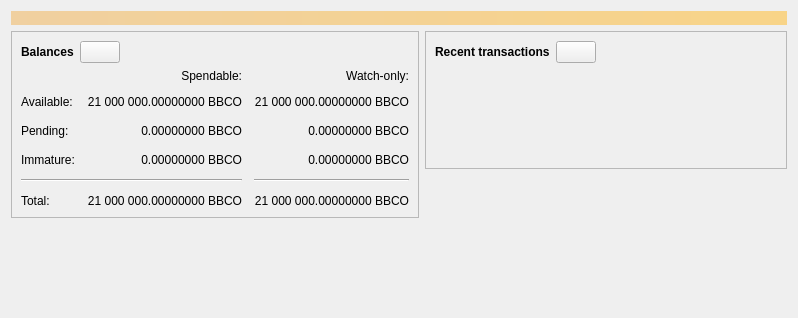
<?xml version="1.0" encoding="UTF-8"?>
<ui version="4.0">
 <class>OverviewPage</class>
 <widget class="QWidget" name="OverviewPage">
  <property name="geometry">
   <rect>
    <x>0</x>
    <y>0</y>
    <width>798</width>
    <height>318</height>
   </rect>
  </property>
  <property name="windowTitle">
   <string>Form</string>
  </property>
  <layout class="QVBoxLayout" name="topLayout">
   <item>
    <widget class="QLabel" name="labelAlerts">
     <property name="visible">
      <bool>false</bool>
     </property>
     <property name="styleSheet">
      <string notr="true">QLabel { background-color: qlineargradient(x1: 0, y1: 0, x2: 1, y2: 0, stop:0 #F0D0A0, stop:1 #F8D488); color:#000000; }</string>
     </property>
     <property name="wordWrap">
      <bool>true</bool>
     </property>
     <property name="margin">
      <number>3</number>
     </property>
     <property name="textInteractionFlags">
      <set>Qt::TextSelectableByMouse</set>
     </property>
    </widget>
   </item>
   <item>
    <layout class="QHBoxLayout" name="horizontalLayout" stretch="1,1">
     <item>
      <layout class="QVBoxLayout" name="verticalLayout_2">
       <item>
        <widget class="QFrame" name="frame">
         <property name="frameShape">
          <enum>QFrame::StyledPanel</enum>
         </property>
         <property name="frameShadow">
          <enum>QFrame::Raised</enum>
         </property>
         <layout class="QVBoxLayout" name="verticalLayout_4">
          <item>
           <layout class="QHBoxLayout" name="horizontalLayout_4">
            <item>
             <widget class="QLabel" name="label_5">
              <property name="font">
               <font>
                <weight>75</weight>
                <bold>true</bold>
               </font>
              </property>
              <property name="text">
               <string>Balances</string>
              </property>
             </widget>
            </item>
            <item>
             <widget class="QPushButton" name="labelWalletStatus">
              <property name="enabled">
               <bool>true</bool>
              </property>
              <property name="maximumSize">
               <size>
                <width>45</width>
                <height>16777215</height>
               </size>
              </property>
              <property name="toolTip">
               <string>The displayed information may be out of date. Your wallet automatically synchronizes with the Bitcoin network after a connection is established, but this process has not completed yet.</string>
              </property>
              <property name="text">
               <string/>
              </property>
              <property name="icon">
               <iconset resource="../bbcoin.qrc">
                <normaloff>:/icons/warning</normaloff>
                <disabledoff>:/icons/warning</disabledoff>:/icons/warning</iconset>
              </property>
              <property name="iconSize">
               <size>
                <width>24</width>
                <height>24</height>
               </size>
              </property>
             </widget>
            </item>
            <item>
             <spacer name="horizontalSpacer_3">
              <property name="orientation">
               <enum>Qt::Horizontal</enum>
              </property>
              <property name="sizeHint" stdset="0">
               <size>
                <width>40</width>
                <height>20</height>
               </size>
              </property>
             </spacer>
            </item>
           </layout>
          </item>
          <item>
           <layout class="QGridLayout" name="gridLayout">
            <property name="spacing">
             <number>12</number>
            </property>
            <item row="2" column="2">
             <widget class="QLabel" name="labelWatchPending">
              <property name="cursor">
               <cursorShape>IBeamCursor</cursorShape>
              </property>
              <property name="toolTip">
               <string>Unconfirmed transactions to watch-only addresses</string>
              </property>
              <property name="text">
               <string notr="true">0.00000000 BBCO</string>
              </property>
              <property name="alignment">
               <set>Qt::AlignRight|Qt::AlignTrailing|Qt::AlignVCenter</set>
              </property>
              <property name="textInteractionFlags">
               <set>Qt::LinksAccessibleByMouse|Qt::TextSelectableByKeyboard|Qt::TextSelectableByMouse</set>
              </property>
             </widget>
            </item>
            <item row="2" column="1">
             <widget class="QLabel" name="labelUnconfirmed">
              <property name="cursor">
               <cursorShape>IBeamCursor</cursorShape>
              </property>
              <property name="toolTip">
               <string>Total of transactions that have yet to be confirmed, and do not yet count toward the spendable balance</string>
              </property>
              <property name="text">
               <string notr="true">0.00000000 BBCO</string>
              </property>
              <property name="alignment">
               <set>Qt::AlignRight|Qt::AlignTrailing|Qt::AlignVCenter</set>
              </property>
              <property name="textInteractionFlags">
               <set>Qt::LinksAccessibleByMouse|Qt::TextSelectableByKeyboard|Qt::TextSelectableByMouse</set>
              </property>
             </widget>
            </item>
            <item row="3" column="2">
             <widget class="QLabel" name="labelWatchImmature">
              <property name="cursor">
               <cursorShape>IBeamCursor</cursorShape>
              </property>
              <property name="toolTip">
               <string>Mined balance in watch-only addresses that has not yet matured</string>
              </property>
              <property name="text">
               <string notr="true">0.00000000 BBCO</string>
              </property>
              <property name="alignment">
               <set>Qt::AlignRight|Qt::AlignTrailing|Qt::AlignVCenter</set>
              </property>
              <property name="textInteractionFlags">
               <set>Qt::LinksAccessibleByMouse|Qt::TextSelectableByKeyboard|Qt::TextSelectableByMouse</set>
              </property>
             </widget>
            </item>
            <item row="4" column="0" colspan="2">
             <widget class="Line" name="line">
              <property name="orientation">
               <enum>Qt::Horizontal</enum>
              </property>
             </widget>
            </item>
            <item row="4" column="2">
             <widget class="Line" name="lineWatchBalance">
              <property name="sizePolicy">
               <sizepolicy hsizetype="Preferred" vsizetype="Fixed">
                <horstretch>0</horstretch>
                <verstretch>0</verstretch>
               </sizepolicy>
              </property>
              <property name="minimumSize">
               <size>
                <width>140</width>
                <height>0</height>
               </size>
              </property>
              <property name="orientation">
               <enum>Qt::Horizontal</enum>
              </property>
             </widget>
            </item>
            <item row="5" column="0">
             <widget class="QLabel" name="labelTotalText">
              <property name="text">
               <string>Total:</string>
              </property>
             </widget>
            </item>
            <item row="3" column="1">
             <widget class="QLabel" name="labelImmature">
              <property name="cursor">
               <cursorShape>IBeamCursor</cursorShape>
              </property>
              <property name="toolTip">
               <string>Mined balance that has not yet matured</string>
              </property>
              <property name="text">
               <string notr="true">0.00000000 BBCO</string>
              </property>
              <property name="alignment">
               <set>Qt::AlignRight|Qt::AlignTrailing|Qt::AlignVCenter</set>
              </property>
              <property name="textInteractionFlags">
               <set>Qt::LinksAccessibleByMouse|Qt::TextSelectableByKeyboard|Qt::TextSelectableByMouse</set>
              </property>
             </widget>
            </item>
            <item row="2" column="3">
             <spacer name="horizontalSpacer_2">
              <property name="orientation">
               <enum>Qt::Horizontal</enum>
              </property>
              <property name="sizeHint" stdset="0">
               <size>
                <width>40</width>
                <height>20</height>
               </size>
              </property>
             </spacer>
            </item>
            <item row="3" column="0">
             <widget class="QLabel" name="labelImmatureText">
              <property name="text">
               <string>Immature:</string>
              </property>
             </widget>
            </item>
            <item row="5" column="1">
             <widget class="QLabel" name="labelTotal">
              <property name="cursor">
               <cursorShape>IBeamCursor</cursorShape>
              </property>
              <property name="toolTip">
               <string>Your current total balance</string>
              </property>
              <property name="text">
               <string notr="true">21 000 000.00000000 BBCO</string>
              </property>
              <property name="alignment">
               <set>Qt::AlignRight|Qt::AlignTrailing|Qt::AlignVCenter</set>
              </property>
              <property name="textInteractionFlags">
               <set>Qt::LinksAccessibleByMouse|Qt::TextSelectableByKeyboard|Qt::TextSelectableByMouse</set>
              </property>
             </widget>
            </item>
            <item row="5" column="2">
             <widget class="QLabel" name="labelWatchTotal">
              <property name="cursor">
               <cursorShape>IBeamCursor</cursorShape>
              </property>
              <property name="toolTip">
               <string>Current total balance in watch-only addresses</string>
              </property>
              <property name="text">
               <string notr="true">21 000 000.00000000 BBCO</string>
              </property>
              <property name="alignment">
               <set>Qt::AlignRight|Qt::AlignTrailing|Qt::AlignVCenter</set>
              </property>
              <property name="textInteractionFlags">
               <set>Qt::LinksAccessibleByMouse|Qt::TextSelectableByKeyboard|Qt::TextSelectableByMouse</set>
              </property>
             </widget>
            </item>
            <item row="0" column="2">
             <widget class="QLabel" name="labelWatchonly">
              <property name="text">
               <string>Watch-only:</string>
              </property>
              <property name="alignment">
               <set>Qt::AlignRight|Qt::AlignTrailing|Qt::AlignVCenter</set>
              </property>
             </widget>
            </item>
            <item row="1" column="0">
             <widget class="QLabel" name="labelBalanceText">
              <property name="text">
               <string>Available:</string>
              </property>
             </widget>
            </item>
            <item row="1" column="1">
             <widget class="QLabel" name="labelBalance">
              <property name="cursor">
               <cursorShape>IBeamCursor</cursorShape>
              </property>
              <property name="toolTip">
               <string>Your current spendable balance</string>
              </property>
              <property name="text">
               <string notr="true">21 000 000.00000000 BBCO</string>
              </property>
              <property name="alignment">
               <set>Qt::AlignRight|Qt::AlignTrailing|Qt::AlignVCenter</set>
              </property>
              <property name="textInteractionFlags">
               <set>Qt::LinksAccessibleByMouse|Qt::TextSelectableByKeyboard|Qt::TextSelectableByMouse</set>
              </property>
             </widget>
            </item>
            <item row="1" column="2">
             <widget class="QLabel" name="labelWatchAvailable">
              <property name="cursor">
               <cursorShape>IBeamCursor</cursorShape>
              </property>
              <property name="toolTip">
               <string>Your current balance in watch-only addresses</string>
              </property>
              <property name="text">
               <string notr="true">21 000 000.00000000 BBCO</string>
              </property>
              <property name="alignment">
               <set>Qt::AlignRight|Qt::AlignTrailing|Qt::AlignVCenter</set>
              </property>
              <property name="textInteractionFlags">
               <set>Qt::LinksAccessibleByMouse|Qt::TextSelectableByKeyboard|Qt::TextSelectableByMouse</set>
              </property>
             </widget>
            </item>
            <item row="2" column="0">
             <widget class="QLabel" name="labelPendingText">
              <property name="text">
               <string>Pending:</string>
              </property>
             </widget>
            </item>
            <item row="0" column="1">
             <widget class="QLabel" name="labelSpendable">
              <property name="text">
               <string>Spendable:</string>
              </property>
              <property name="alignment">
               <set>Qt::AlignRight|Qt::AlignTrailing|Qt::AlignVCenter</set>
              </property>
             </widget>
            </item>
           </layout>
          </item>
         </layout>
        </widget>
       </item>
       <item>
        <spacer name="verticalSpacer">
         <property name="orientation">
          <enum>Qt::Vertical</enum>
         </property>
         <property name="sizeHint" stdset="0">
          <size>
           <width>20</width>
           <height>40</height>
          </size>
         </property>
        </spacer>
       </item>
      </layout>
     </item>
     <item>
      <layout class="QVBoxLayout" name="verticalLayout_3">
       <item>
        <widget class="QFrame" name="frame_2">
         <property name="frameShape">
          <enum>QFrame::StyledPanel</enum>
         </property>
         <property name="frameShadow">
          <enum>QFrame::Raised</enum>
         </property>
         <layout class="QVBoxLayout" name="verticalLayout">
          <item>
           <layout class="QHBoxLayout" name="horizontalLayout_2">
            <item>
             <widget class="QLabel" name="label_4">
              <property name="font">
               <font>
                <weight>75</weight>
                <bold>true</bold>
               </font>
              </property>
              <property name="text">
               <string>Recent transactions</string>
              </property>
             </widget>
            </item>
            <item>
             <widget class="QPushButton" name="labelTransactionsStatus">
              <property name="enabled">
               <bool>true</bool>
              </property>
              <property name="maximumSize">
               <size>
                <width>45</width>
                <height>16777215</height>
               </size>
              </property>
              <property name="toolTip">
               <string>The displayed information may be out of date. Your wallet automatically synchronizes with the Bitcoin network after a connection is established, but this process has not completed yet.</string>
              </property>
              <property name="text">
               <string/>
              </property>
              <property name="icon">
               <iconset resource="../bbcoin.qrc">
                <normaloff>:/icons/warning</normaloff>
                <disabledoff>:/icons/warning</disabledoff>:/icons/warning</iconset>
              </property>
              <property name="iconSize">
               <size>
                <width>24</width>
                <height>24</height>
               </size>
              </property>
             </widget>
            </item>
            <item>
             <spacer name="horizontalSpacer">
              <property name="orientation">
               <enum>Qt::Horizontal</enum>
              </property>
              <property name="sizeHint" stdset="0">
               <size>
                <width>40</width>
                <height>20</height>
               </size>
              </property>
             </spacer>
            </item>
           </layout>
          </item>
          <item>
           <widget class="TransactionOverviewWidget" name="listTransactions">
            <property name="styleSheet">
             <string notr="true">QListView { background: transparent; }</string>
            </property>
            <property name="frameShape">
             <enum>QFrame::NoFrame</enum>
            </property>
            <property name="verticalScrollBarPolicy">
             <enum>Qt::ScrollBarAlwaysOff</enum>
            </property>
            <property name="horizontalScrollBarPolicy">
             <enum>Qt::ScrollBarAlwaysOff</enum>
            </property>
            <property name="sizeAdjustPolicy">
             <enum>QAbstractScrollArea::AdjustToContents</enum>
            </property>
            <property name="selectionMode">
             <enum>QAbstractItemView::NoSelection</enum>
            </property>
            <property name="uniformItemSizes">
             <bool>true</bool>
            </property>
           </widget>
          </item>
         </layout>
        </widget>
       </item>
       <item>
        <spacer name="verticalSpacer_2">
         <property name="orientation">
          <enum>Qt::Vertical</enum>
         </property>
         <property name="sizeHint" stdset="0">
          <size>
           <width>20</width>
           <height>40</height>
          </size>
         </property>
        </spacer>
       </item>
      </layout>
     </item>
    </layout>
   </item>
  </layout>
 </widget>
 <customwidgets>
  <customwidget>
   <class>TransactionOverviewWidget</class>
   <extends>QListView</extends>
   <header>qt/transactionoverviewwidget.h</header>
  </customwidget>
 </customwidgets>
 <resources/>
 <connections/>
</ui>
